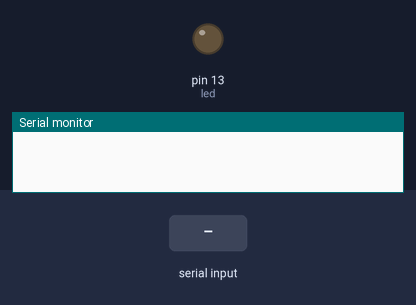
Recording of a sketch running on a simulated Arduino Uno, built with avr-gcc and run on an emulated ATmega328P. On the bench: output pins drawn as LEDs (lit = HIGH), the last lines printed to the serial monitor. The test bench sets the inputs (shaded band).

Above: at 1.2 s.
1.3 s: "ON\n" received over Serial
At 1.9 s:
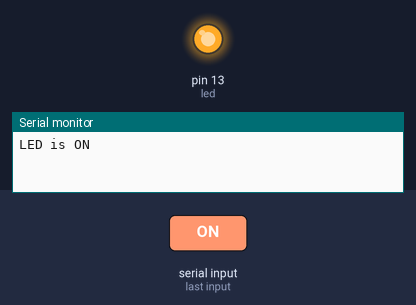
2.8 s: "OFF\n" received over Serial
At 4.2 s:
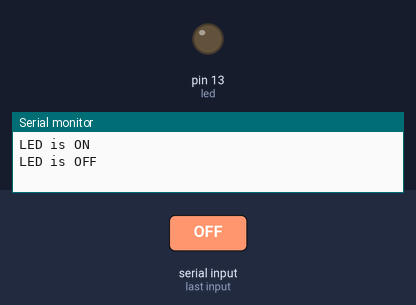
Timing chart, 0 to 5.8 s (numbered marks = the images above; inputs shaded):
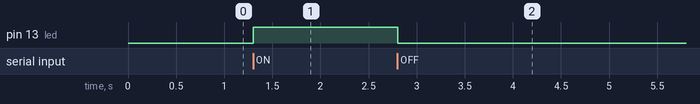

Measured:
- after the input at 1.3 s, pin 13 (led): LOW → HIGH at once
- after the input at 2.8 s, pin 13 (led): HIGH → LOW at once

The sketch:

Embarcado_1_0.ino
```cpp
int led = 13;

void setup() {
  Serial.begin(9600);
  pinMode(led, OUTPUT);

}

void loop() {
  if (Serial.available()>0){
    String info;
    info = Serial.readStringUntil('\n');
    if(info.equals("ON")){
      digitalWrite(led, HIGH);
      Serial.println("LED is ON");
      }
    else if(info.equals("OFF")){
      digitalWrite(led, LOW);
      Serial.println("LED is OFF");
      }
    }
  }
```
